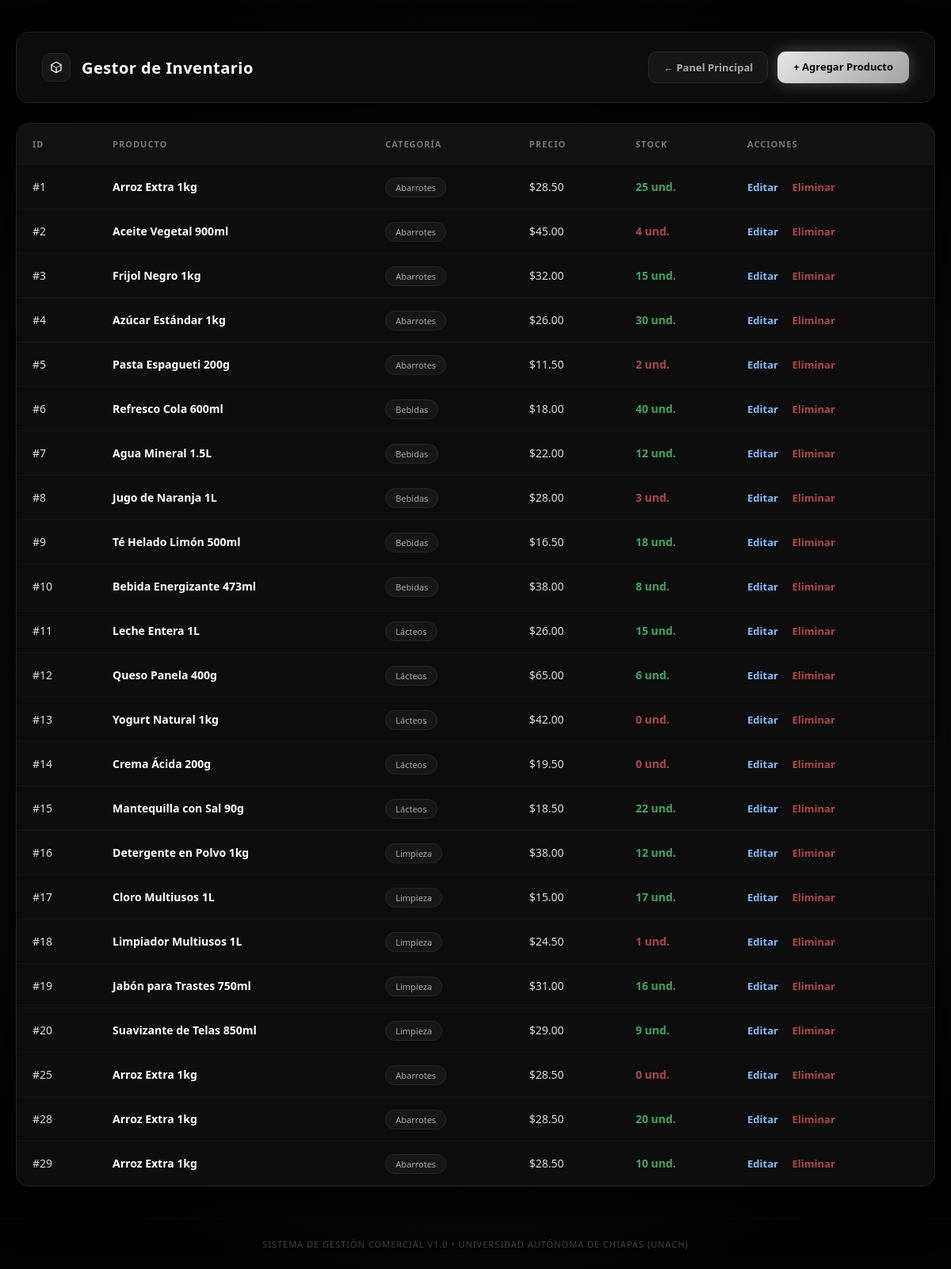
The app's page /inventario.php with its own data.
### tables this page shows
CREATE TABLE `productos` (
  `id_producto` int(11) NOT NULL,
  `codigo` varchar(30) NOT NULL,
  `nombre` varchar(100) NOT NULL,
  `id_categoria` int(11) NOT NULL,
  `precio` decimal(10,2) NOT NULL CHECK (`precio` >= 0),
  `cantidad_disponible` int(11) NOT NULL DEFAULT 0 CHECK (`cantidad_disponible` >= 0),
  `existencia_minima` int(11) NOT NULL DEFAULT 5 CHECK (`existencia_minima` >= 0),
  `fecha_registro` datetime DEFAULT current_timestamp()
);

CREATE TABLE `categorias` (
  `id_categoria` int(11) NOT NULL,
  `nombre` varchar(50) NOT NULL,
  `descripcion` varchar(150) DEFAULT NULL
);

### conexion.php (called while the page is built, shortened)
<?php
class Conexion {
    private $host = "localhost";
    private $usuario = "root";
    private $password = "";
    private $base_datos = "tienda_minorista_poo";
    private $conexion;
    public function __construct() {
        try {
            $this->conexion = new mysqli($this->host, $this->usuario, $this->password, $this->base_datos);
            $this->conexion->set_charset("utf8mb4");
        } catch (Throwable $e) {
            die("Error en servidor: " . $e->getMessage());
        }
    }
    public function getConexion() {
        return $this->conexion;
    }
}
?>

### producto.php (called while the page is built, shortened)
<?php
class Producto {
    public function obtenerTodos($dbConexion) {
        $productos = [];
        try {
            $sql = "SELECT p.*, c.nombre AS categoria
                    FROM productos p
                    LEFT JOIN categorias c ON p.id_categoria = c.id_categoria";
            $resultado = $dbConexion->query($sql);
        } catch (Throwable $e) {
            try {
                $sql = "SELECT * FROM productos";
                $resultado = $dbConexion->query($sql);
            } catch (Throwable $e2) {
                return $productos;
            }
        }
        if ($resultado && $resultado->num_rows > 0) {
            while ($fila = $resultado->fetch_assoc()) {
                if (!isset($fila['stock']) && isset($fila['cantidad_disponible'])) {
                    $fila['stock'] = $fila['cantidad_disponible'];
                    $fila['cantidad'] = $fila['cantidad_disponible'];
                }
                $productos[] = $fila;
            }
        }
        return $productos;
    }
}
?>

### inventario.php (the view, shortened to what this page needs)
<?php
require_once 'conexion.php';
require_once 'Producto.php';
$db = new Conexion();
$productoObj = new Producto();
$listaProductos = $productoObj->obtenerTodos($db->getConexion());
?>
<!DOCTYPE html>
<html lang="es">
<head>
</head>
<body>
    <div class="main-container">
        <div class="header">
            <div class="header-title-wrapper">
                <div class="header-icon">
                </div>
                <h1>Gestor de Inventario</h1>
            </div>
            <div class="header-actions">
                <a href="login.php" class="btn-volver">← Panel Principal</a>
                <a href="agregar_producto.php" class="btn-nuevo">+ Agregar Producto</a>
            </div>
        </div>
        <div class="table-container">
            <table>
                <thead>
                    <tr>
                        <th>ID</th>
                        <th>Producto</th>
                        <th>Categoría</th>
                        <th>Precio</th>
                        <th>Stock</th>
                        <th>Acciones</th>
                    </tr>
                </thead>
                <tbody>
                    <?php foreach ($listaProductos as $p):
                        $stockVal = $p['stock'] ?? $p['cantidad'] ?? $p['existencia'] ?? $p['existencias'] ?? 0;
                    ?>
                    <tr>
                        <td>#<?php echo $p['id_producto'] ?? $p['id'] ?? '1'; ?></td>
                        <td style="font-weight: 600; color: #ffffff;"><?php echo htmlspecialchars($p['nombre']); ?></td>
                        <td><span class="badge-cat"><?php echo htmlspecialchars($p['categoria'] ?? 'General'); ?></span></td>
                        <td>$<?php echo number_format($p['precio'], 2); ?></td>
                        <td>
                            <span class="<?php echo ($stockVal <= 5) ? 'stock-low' : 'stock-ok'; ?>">
                                <?php echo $stockVal; ?> und.
                            </span>
                        </td>
                        <td class="actions">
                            <a href="#" class="btn-edit">Editar</a>
                            <a href="#" class="btn-delete">Eliminar</a>
                        </td>
                    </tr>
                    <?php endforeach; ?>
                </tbody>
            </table>
        </div>
    </div>
    <div class="page-footer">Sistema de Gestión Comercial v1.0 • Universidad Autónoma de Chiapas (UNACH)</div>
</body>
</html>

### inventario.php (style rules this page uses)
* { box-sizing: border-box; margin: 0; padding: 0; font-family: 'Segoe UI', system-ui, sans-serif; }
body { background: radial-gradient(circle at center, #1d1d1d 0%, #020202 85%); color: #d0d0d0; min-height: 100vh; display: flex; flex-direction: column; position: relative; overflow-x: hidden; }
.main-container { max-width: 1200px; width: 100%; margin: 40px auto; padding: 0 20px; flex: 1; display: flex; flex-direction: column; gap: 25px; animation: fadeIn 0.5s ease-out forwards; }
.header { display: flex; justify-content: space-between; align-items: center; background-color: #0d0d0d; border: 1px solid #1f1f1f; border-radius: 16px; padding: 24px 32px; box-shadow: 0 25px 50px rgba(0,0,0,0.9); }
.header-title-wrapper { display: flex; align-items: center; gap: 14px; }
.header-icon { width: 36px; height: 36px; background: #161616; border: 1px solid #262626; border-radius: 10px; display: flex; justify-content: center; align-items: center; }
.header-icon svg { width: 18px; height: 18px; fill: #e0e0e0; }
h1 { font-size: 20px; color: #ffffff; font-weight: 600; letter-spacing: 0.5px; }
.header-actions { display: flex; gap: 12px; }
.btn-volver { padding: 10px 18px; background: #161616; color: #aaaaaa; text-decoration: none; border-radius: 10px; border: 1px solid #262626; font-size: 13px; font-weight: 600; transition: all 0.2s; }
.btn-nuevo { padding: 10px 20px; background: linear-gradient(135deg, #e5e5e5 0%, #a3a3a3 100%); color: #080808; font-weight: 700; text-decoration: none; border-radius: 10px; font-size: 13px; box-shadow: 0 0 20px rgba(255, 255, 255, 0.25); transition: all 0.2s; }
.table-container { background: #0d0d0d; border: 1px solid #1f1f1f; border-radius: 16px; overflow: hidden; box-shadow: 0 25px 50px rgba(0,0,0,0.9); }
table { width: 100%; border-collapse: collapse; text-align: left; }
th, td { padding: 18px 20px; border-bottom: 1px solid #161616; }
th { background-color: #121212; color: #777777; font-size: 11px; text-transform: uppercase; letter-spacing: 1px; font-weight: 700; }
td { font-size: 14px; color: #dddddd; }
.badge-cat { background: #161616; color: #aaaaaa; padding: 4px 12px; border-radius: 20px; font-size: 11px; border: 1px solid #262626; }
.stock-ok { color: #3da860; font-weight: 600; }
.stock-low { color: #b34747; font-weight: 600; }
.actions a { text-decoration: none; font-size: 13px; margin-right: 14px; font-weight: 600; transition: opacity 0.2s; }
.btn-edit { color: #80bfff; }
.btn-delete { color: #b34747; }
.page-footer { text-align: center; padding: 24px; font-size: 11px; color: #444444; letter-spacing: 1px; text-transform: uppercase; border-top: 1px solid rgba(255, 255, 255, 0.02); margin-top: auto; }

### records on screen
productos: id_producto "1", nombre "Arroz Extra 1kg", id_categoria.nombre "Abarrotes", precio "28.50", cantidad_disponible "25"
productos: id_producto "2", nombre "Aceite Vegetal 900ml", id_categoria.nombre "Abarrotes", precio "45.00", cantidad_disponible "4"
productos: id_producto "3", nombre "Frijol Negro 1kg", id_categoria.nombre "Abarrotes", precio "32.00", cantidad_disponible "15"
productos: id_producto "4", nombre "Azúcar Estándar 1kg", id_categoria.nombre "Abarrotes", precio "26.00", cantidad_disponible "30"
productos: id_producto "5", nombre "Pasta Espagueti 200g", id_categoria.nombre "Abarrotes", precio "11.50", cantidad_disponible "2"
productos: id_producto "6", nombre "Refresco Cola 600ml", id_categoria.nombre "Bebidas", precio "18.00", cantidad_disponible "40"
productos: id_producto "7", nombre "Agua Mineral 1.5L", id_categoria.nombre "Bebidas", precio "22.00", cantidad_disponible "12"
productos: id_producto "8", nombre "Jugo de Naranja 1L", id_categoria.nombre "Bebidas", precio "28.00", cantidad_disponible "3"
productos: id_producto "9", nombre "Té Helado Limón 500ml", id_categoria.nombre "Bebidas", precio "16.50", cantidad_disponible "18"
productos: id_producto "10", nombre "Bebida Energizante 473ml", id_categoria.nombre "Bebidas", precio "38.00", cantidad_disponible "8"
productos: id_producto "11", nombre "Leche Entera 1L", id_categoria.nombre "Lácteos", precio "26.00", cantidad_disponible "15"
productos: id_producto "12", nombre "Queso Panela 400g", id_categoria.nombre "Lácteos", precio "65.00", cantidad_disponible "6"
productos: id_producto "13", nombre "Yogurt Natural 1kg", id_categoria.nombre "Lácteos", precio "42.00", cantidad_disponible "0"
productos: id_producto "14", nombre "Crema Ácida 200g", id_categoria.nombre "Lácteos", precio "19.50", cantidad_disponible "0"
productos: id_producto "15", nombre "Mantequilla con Sal 90g", id_categoria.nombre "Lácteos", precio "18.50", cantidad_disponible "22"
productos: id_producto "16", nombre "Detergente en Polvo 1kg", id_categoria.nombre "Limpieza", precio "38.00", cantidad_disponible "12"
productos: id_producto "17", nombre "Cloro Multiusos 1L", id_categoria.nombre "Limpieza", precio "15.00", cantidad_disponible "17"
productos: id_producto "18", nombre "Limpiador Multiusos 1L", id_categoria.nombre "Limpieza", precio "24.50", cantidad_disponible "1"
productos: id_producto "19", nombre "Jabón para Trastes 750ml", id_categoria.nombre "Limpieza", precio "31.00", cantidad_disponible "16"
productos: id_producto "20", nombre "Suavizante de Telas 850ml", id_categoria.nombre "Limpieza", precio "29.00", cantidad_disponible "9"
productos: id_producto "25", nombre "Arroz Extra 1kg", id_categoria.nombre "Abarrotes", precio "28.50", cantidad_disponible "0"
productos: id_producto "28", nombre "Arroz Extra 1kg", id_categoria.nombre "Abarrotes", precio "28.50", cantidad_disponible "20"
productos: id_producto "29", nombre "Arroz Extra 1kg", id_categoria.nombre "Abarrotes", precio "28.50", cantidad_disponible "10"
